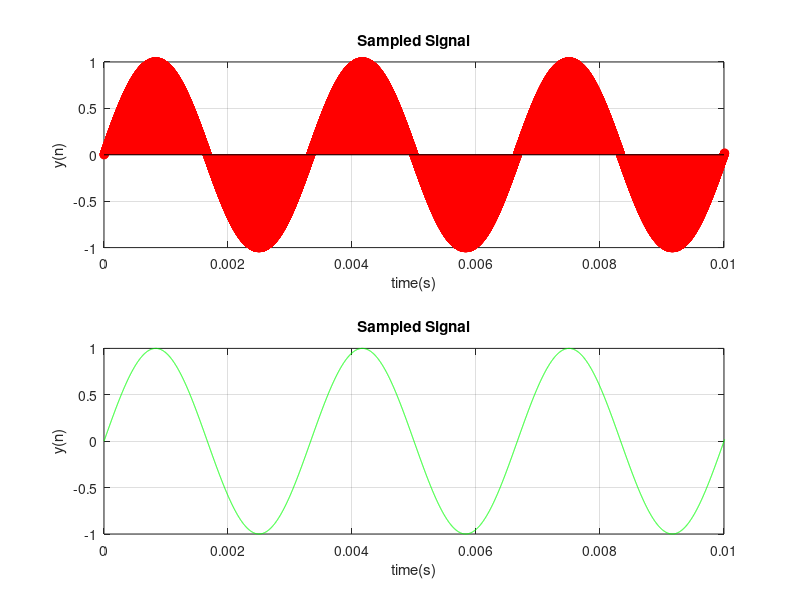

Reproduce this figure in MATLAB.
%LAB 4-Muestreo
%IV.2
t=0:0.001:1;
fx=300;%frecuencia analogica
Fs=8e3; %frecuencia de muestreo 10*fx
Ts=(0:0.01:Fs)./Fs;
xn=sin(2*pi*fx*Ts);
subplot(2,1,1);
stem(Ts,xn,'r');grid on
xlim([0 0.01])
title('Sampled Signal')
xlabel('time(s)')
ylabel('y(n)')
subplot(2,1,2)
plot(Ts,xn,'g');grid on
xlim([0 0.01])
title('Sampled Signal')
xlabel('time(s)')
ylabel('y(n)')
